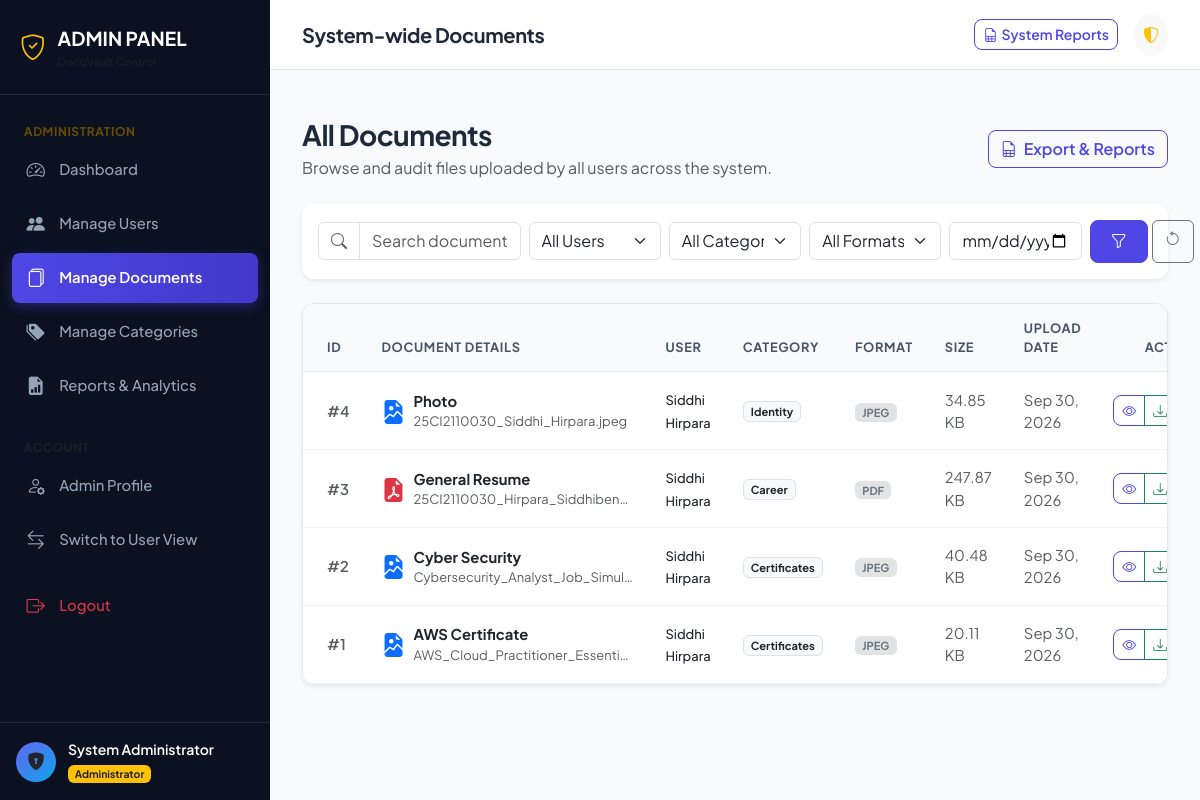
Screenshot of /admin/documents (signed in) with the database file from the repository.
### models/user.py (models this page shows, shortened)
class User(db.Model, UserMixin):
    __tablename__ = 'users'
    id = db.Column(db.Integer, primary_key=True)
    full_name = db.Column(db.String(100), nullable=False)
    email = db.Column(db.String(120), unique=True, nullable=False, index=True)
    phone = db.Column(db.String(20), nullable=True)
    password_hash = db.Column(db.String(255), nullable=False)
    role = db.Column(db.String(20), default='user', nullable=False)  # 'user' or 'admin'
    status = db.Column(db.String(20), default='active', nullable=False)  # 'active' or 'inactive'
    created_at = db.Column(db.DateTime, default=datetime.utcnow, nullable=False)
    updated_at = db.Column(db.DateTime, default=datetime.utcnow, onupdate=datetime.utcnow, nullable=False)
    documents = db.relationship('Document', back_populates='user', cascade='all, delete-orphan', lazy='dynamic')
    password_reset_tokens = db.relationship('PasswordResetToken', back_populates='user', cascade='all, delete-orphan', lazy='dynamic')
    @property
    def is_admin(self):
        return self.role == 'admin'
    @property
    def is_active(self):
        return self.status == 'active'

### models/document.py (models this page shows, shortened)
class Document(db.Model):
    __tablename__ = 'documents'
    id = db.Column(db.Integer, primary_key=True)
    user_id = db.Column(db.Integer, db.ForeignKey('users.id', ondelete='CASCADE'), nullable=False, index=True)
    category_id = db.Column(db.Integer, db.ForeignKey('categories.id', ondelete='SET NULL'), nullable=True, index=True)
    document_name = db.Column(db.String(200), nullable=False)
    description = db.Column(db.Text, nullable=True)
    original_filename = db.Column(db.String(255), nullable=False)
    stored_filename = db.Column(db.String(255), unique=True, nullable=False)
    file_path = db.Column(db.String(500), nullable=False)
    file_type = db.Column(db.String(50), nullable=False)  # PDF, JPG, PNG, DOC, DOCX, etc.
    file_size = db.Column(db.Integer, nullable=False)  # in bytes
    upload_date = db.Column(db.DateTime, default=datetime.utcnow, nullable=False)
    updated_at = db.Column(db.DateTime, default=datetime.utcnow, onupdate=datetime.utcnow, nullable=False)
    user = db.relationship('User', back_populates='documents')
    category = db.relationship('Category', back_populates='documents')
    @property
    def formatted_file_size(self):
        if not self.file_size:
            return '0 B'
        size = float(self.file_size)
        units = ['B', 'KB', 'MB', 'GB']
        for unit in units:
            if size < 1024.0:
                return f"{size:.2f} {unit}"
            size /= 1024.0
        return f"{size:.2f} TB"
    @property
    def file_icon(self):
        ext = self.file_type.lower()
        if ext == 'pdf':
            return 'bi-file-earmark-pdf-fill text-danger'
        elif ext in ['jpg', 'jpeg', 'png', 'webp']:
            return 'bi-file-earmark-image-fill text-primary'
        elif ext in ['doc', 'docx']:
            return 'bi-file-earmark-word-fill text-info'
        return 'bi-file-earmark-text-fill text-secondary'

### models/category.py (models this page shows, shortened)
class Category(db.Model):
    __tablename__ = 'categories'
    id = db.Column(db.Integer, primary_key=True)
    name = db.Column(db.String(100), unique=True, nullable=False, index=True)
    description = db.Column(db.Text, nullable=True)
    created_at = db.Column(db.DateTime, default=datetime.utcnow, nullable=False)
    documents = db.relationship('Document', back_populates='category', lazy='dynamic')

### routes/admin.py (the view, shortened to what this page needs)
@admin_bp.route('/documents')
@login_required
@admin_required
def documents():
    search_query = request.args.get('q', '').strip()
    user_id = request.args.get('user', type=int)
    category_id = request.args.get('category', type=int)
    file_type = request.args.get('file_type', '').strip().upper()
    date_filter = request.args.get('date', '').strip()
    query = Document.query
    if user_id:
        query = query.filter(Document.user_id == user_id)
    if category_id:
        query = query.filter(Document.category_id == category_id)
    if file_type:
        query = query.filter(Document.file_type == file_type)
    all_docs = query.order_by(Document.upload_date.desc()).all()
    categories = Category.query.order_by(Category.name).all()
    users_list = User.query.filter_by(role='user').order_by(User.full_name).all()
    file_types = ['PDF', 'JPG', 'PNG', 'DOC', 'DOCX']
    return render_template(
        'admin/documents.html',
        documents=all_docs,
        categories=categories,
        users_list=users_list,
        file_types=file_types,
        search_query=search_query,
        selected_user=user_id,
        selected_category=category_id,
        selected_file_type=file_type,
        date_filter=date_filter
    )

### templates/admin/documents.html (shortened to what this page needs)
{% extends "admin/base_admin.html" %}
{% block page_heading %}System-wide Documents{% endblock %}
{% block content %}
<div class="container-fluid px-0">
    <div class="d-flex flex-column flex-md-row justify-content-between align-items-start align-items-md-center mb-4 gap-3">
        <div>
            <h3 class="fw-bold mb-1">All Documents</h3>
            <p class="text-muted mb-0">Browse and audit files uploaded by all users across the system.</p>
        </div>
        <a href="{{ url_for('admin.reports') }}" class="btn btn-outline-primary">
            <i class="bi bi-file-earmark-spreadsheet me-1"></i> Export & Reports
        </a>
    </div>
    <div class="card border-0 shadow-sm mb-4">
        <div class="card-body p-3">
            <form method="GET" action="{{ url_for('admin.documents') }}" class="row g-2 align-items-center">
                <div class="col-12 col-md-3">
                    <div class="input-group">
                        <span class="input-group-text bg-white"><i class="bi bi-search text-muted"></i></span>
                        <input type="text" class="form-control" name="q" value="{{ search_query or '' }}" placeholder="Search document name...">
                    </div>
                </div>
                <div class="col-6 col-md-2">
                    <select class="form-select" name="user">
                        <option value="">All Users</option>
                    </select>
                </div>
                <div class="col-6 col-md-2">
                    <select class="form-select" name="category">
                        <option value="">All Categories</option>
                    </select>
                </div>
                <div class="col-6 col-md-2">
                    <select class="form-select" name="file_type">
                        <option value="">All Formats</option>
                    </select>
                </div>
                <div class="col-6 col-md-2">
                    <input type="date" class="form-control" name="date" value="{{ date_filter or '' }}">
                </div>
                <div class="col-12 col-md-1 d-flex gap-1">
                    <button type="submit" class="btn btn-primary w-100" title="Filter"><i class="bi bi-funnel"></i></button>
                    <a href="{{ url_for('admin.documents') }}" class="btn btn-outline-secondary" title="Reset"><i class="bi bi-arrow-counterclockwise"></i></a>
                </div>
            </form>
        </div>
    </div>
    <div class="card border-0 shadow-sm">
        <div class="card-body p-0">
            {% if documents %}
            <div class="table-responsive">
                <table class="table table-hover align-middle mb-0">
                    <thead class="table-light">
                        <tr>
                            <th scope="col" class="ps-4">ID</th>
                            <th scope="col">Document Details</th>
                            <th scope="col">User</th>
                            <th scope="col">Category</th>
                            <th scope="col">Format</th>
                            <th scope="col">Size</th>
                            <th scope="col">Upload Date</th>
                            <th scope="col" class="text-end pe-4">Actions</th>
                        </tr>
                    </thead>
                    <tbody>
                        {% for doc in documents %}
                        <tr>
                            <td class="ps-4 text-muted fw-semibold">#{{ doc.id }}</td>
                            <td>
                                <div class="d-flex align-items-center gap-2">
                                    <i class="bi {{ doc.file_icon }} fs-4"></i>
                                    <div>
                                        <a href="{{ url_for('user.view_document', doc_id=doc.id) }}" class="fw-bold text-dark text-decoration-none">
                                            {{ doc.document_name }}
                                        </a>
                                        <div class="small text-muted text-truncate" style="max-width: 220px;">
                                            {{ doc.original_filename }}
                                        </div>
                                    </div>
                                </div>
                            </td>
                            <td>
                                <a href="{{ url_for('admin.user_details', user_id=doc.user.id) }}" class="text-dark fw-medium small text-decoration-none">
                                    {{ doc.user.full_name if doc.user else 'Unknown' }}
                                </a>
                            </td>
                            <td>
                                <span class="badge bg-light text-dark border">
                                    {{ doc.category.name if doc.category else 'Other' }}
                                </span>
                            </td>
                            <td>
                                <span class="badge bg-secondary-subtle text-secondary">{{ doc.file_type }}</span>
                            </td>
                            <td class="small text-muted">{{ doc.formatted_file_size }}</td>
                            <td class="small text-muted">{{ doc.upload_date.strftime('%b %d, %Y') }}</td>
                            <td class="text-end pe-4">
                                <div class="btn-group btn-group-sm">
                                    <a href="{{ url_for('user.view_document', doc_id=doc.id) }}" class="btn btn-outline-primary" data-bs-toggle="tooltip" title="View Document">
                                        <i class="bi bi-eye"></i>
                                    </a>
                                    <a href="{{ url_for('user.download_document', doc_id=doc.id) }}" class="btn btn-outline-success" data-bs-toggle="tooltip" title="Download">
                                        <i class="bi bi-download"></i>
                                    </a>
                                </div>
                            </td>
                        </tr>
                        {% endfor %}
                    </tbody>
                </table>
            </div>
            {% else %}
            <div class="text-center py-5">
                <i class="bi bi-files display-4 text-muted mb-3 d-block"></i>
                <h5 class="fw-bold">No documents found</h5>
                <p class="text-muted small">No documents match the specified filters.</p>
            </div>
            {% endif %}
        </div>
    </div>
</div>
{% endblock %}

### templates/admin/base_admin.html (shortened to what this page needs)
{% extends "base.html" %}
{% block body %}
<div class="app-container">
    <aside class="app-sidebar" style="background-color: #0b1120;">
        <div class="sidebar-header border-secondary border-opacity-25">
            <a href="{{ url_for('admin.dashboard') }}" class="sidebar-brand">
                <i class="bi bi-shield-check text-warning"></i>
                <div class="d-flex flex-column">
                    <span>ADMIN PANEL</span>
                    <span class="text-muted" style="font-size: 0.7rem; font-weight: 500;">{{ app_name }} Control</span>
                </div>
            </a>
        </div>
        <ul class="sidebar-menu">
            <li class="sidebar-menu-category text-warning-emphasis">Administration</li>
            <li class="sidebar-menu-item">
                <a href="{{ url_for('admin.dashboard') }}" class="sidebar-link {% if request.endpoint == 'admin.dashboard' %}active{% endif %}">
                    <i class="bi bi-speedometer2"></i>
                    <span>Dashboard</span>
                </a>
            </li>
            <li class="sidebar-menu-item">
                <a href="{{ url_for('admin.users') }}" class="sidebar-link {% if request.endpoint in ['admin.users', 'admin.user_details'] %}active{% endif %}">
                    <i class="bi bi-people-fill"></i>
                    <span>Manage Users</span>
                </a>
            </li>
            <li class="sidebar-menu-item">
                <a href="{{ url_for('admin.documents') }}" class="sidebar-link {% if request.endpoint == 'admin.documents' %}active{% endif %}">
                    <i class="bi bi-files"></i>
                    <span>Manage Documents</span>
                </a>
            </li>
            <li class="sidebar-menu-item">
                <a href="{{ url_for('admin.categories') }}" class="sidebar-link {% if request.endpoint == 'admin.categories' %}active{% endif %}">
                    <i class="bi bi-tags-fill"></i>
                    <span>Manage Categories</span>
                </a>
            </li>
            <li class="sidebar-menu-item">
                <a href="{{ url_for('admin.reports') }}" class="sidebar-link {% if request.endpoint == 'admin.reports' %}active{% endif %}">
                    <i class="bi bi-file-earmark-bar-graph-fill"></i>
                    <span>Reports & Analytics</span>
                </a>
            </li>
            <li class="sidebar-menu-category text-muted mt-3">Account</li>
            <li class="sidebar-menu-item">
                <a href="{{ url_for('admin.profile') }}" class="sidebar-link {% if request.endpoint == 'admin.profile' %}active{% endif %}">
                    <i class="bi bi-person-gear"></i>
                    <span>Admin Profile</span>
                </a>
            </li>
            <li class="sidebar-menu-item">
                <a href="{{ url_for('user.dashboard') }}" class="sidebar-link">
                    <i class="bi bi-arrow-left-right"></i>
                    <span>Switch to User View</span>
                </a>
            </li>
            <li class="sidebar-menu-item mt-3">
                <a href="{{ url_for('auth.logout') }}" class="sidebar-link text-danger">
                    <i class="bi bi-box-arrow-right"></i>
                    <span>Logout</span>
                </a>
            </li>
        </ul>
        <div class="sidebar-footer border-secondary border-opacity-25">
            <div class="user-snippet">
                <div class="user-avatar bg-warning text-dark fw-bold">
                    <i class="bi bi-shield-lock-fill"></i>
                </div>
                <div class="overflow-hidden">
                    <div class="text-white fw-semibold text-truncate small">{{ current_user.full_name }}</div>
                    <span class="badge bg-warning text-dark" style="font-size: 0.65rem;">Administrator</span>
                </div>
            </div>
        </div>
    </aside>
    <div class="app-main">
        <header class="app-topbar">
            <div class="d-flex align-items-center gap-3">
                <h5 class="mb-0 fw-bold d-none d-sm-block">{% block page_heading %}Admin Dashboard{% endblock %}</h5>
            </div>
            <div class="d-flex align-items-center gap-3">
                <a href="{{ url_for('admin.reports') }}" class="btn btn-sm btn-outline-primary d-none d-md-inline-flex align-items-center gap-1">
                    <i class="bi bi-file-earmark-spreadsheet"></i> System Reports
                </a>
                <div class="dropdown">
                    <button class="btn btn-light rounded-circle p-2" type="button" data-bs-toggle="dropdown" aria-expanded="false">
                        <i class="bi bi-shield-shaded text-warning"></i>
                    </button>
                </div>
            </div>
        </header>
        <div class="container-fluid px-4 pt-3">
        </div>
        <main class="app-content">
            {% block content %}{% endblock %}
        </main>
    </div>
</div>
{% endblock %}

### rows the page displays
User: full_name "System Administrator"
Document: id "4", document_name "Photo", original_filename "25CI2110030_Siddhi_Hirpara.jpeg", user "Siddhi Hirpara", category "Identity", file_type "JPEG", formatted_file_size "34.85 KB", upload_date "Sep 30, 2026"
Document: id "3", document_name "General Resume", original_filename "25CI2110030_Hirpara_Siddhiben…", user "Siddhi Hirpara", category "Career", file_type "PDF", formatted_file_size "247.87 KB", upload_date "Sep 30, 2026"
Document: id "2", document_name "Cyber Security", original_filename "Cybersecurity_Analyst_Job_Simul…", user "Siddhi Hirpara", category "Certificates", file_type "JPEG", formatted_file_size "40.48 KB", upload_date "Sep 30, 2026"
Document: id "1", document_name "AWS Certificate", original_filename "AWS_Cloud_Practitioner_Essenti…", user "Siddhi Hirpara", category "Certificates", file_type "JPEG", formatted_file_size "20.11 KB", upload_date "Sep 30, 2026"
